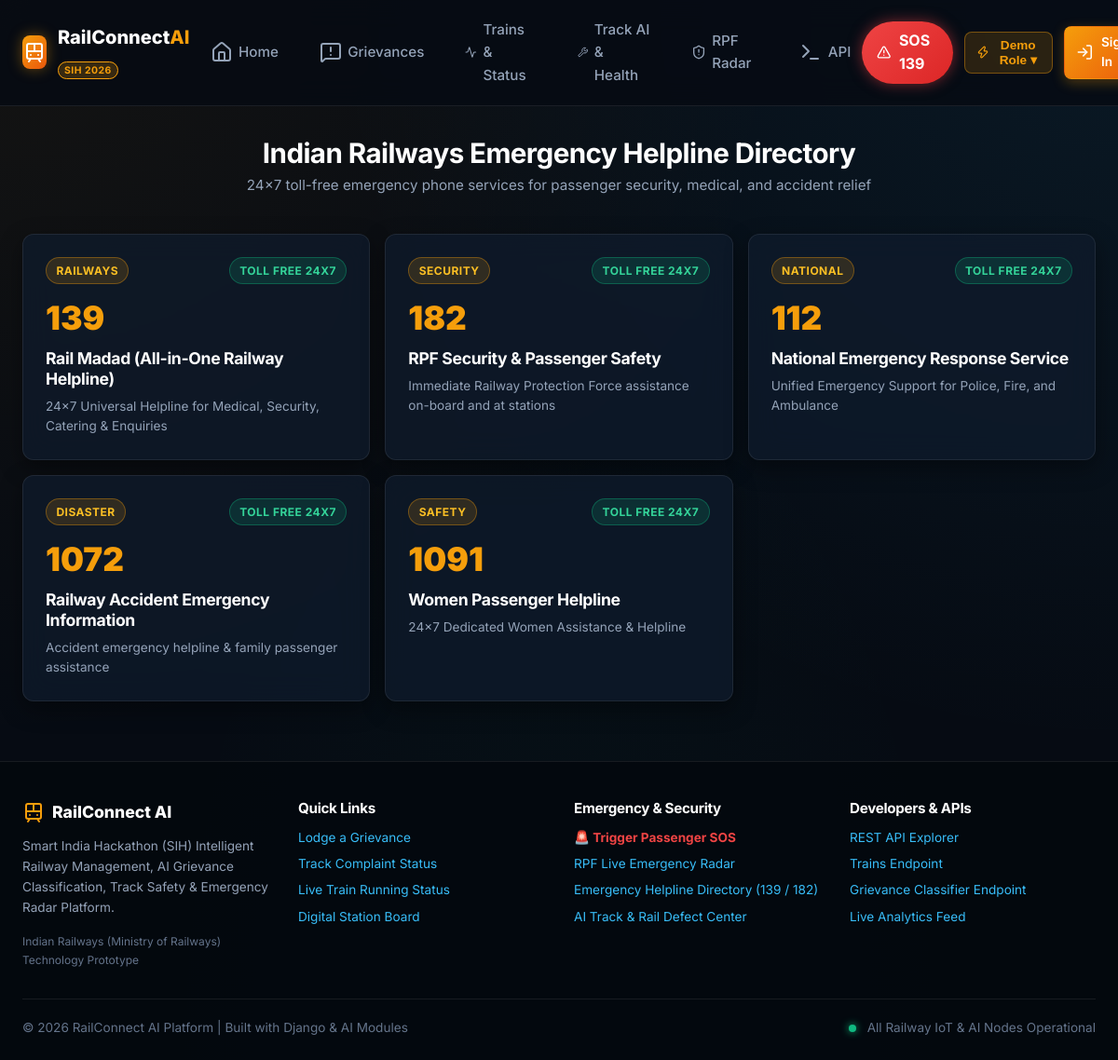
Screenshot of /emergency/helplines/ with the database file from the repository.
### apps/emergency/models.py (models this page shows, shortened)
class EmergencyHelpline(models.Model):
    title = models.CharField(max_length=100)
    number = models.CharField(max_length=50)
    category = models.CharField(max_length=50, default="Railways")
    description = models.CharField(max_length=200, blank=True)
    is_toll_free = models.BooleanField(default=True)

### apps/emergency/views.py (the view)
# urls.py: path('helplines/', views.helpline_directory_view, name='helplines'),
def helpline_directory_view(request):
    helplines = EmergencyHelpline.objects.all()
    return render(request, 'emergency/helpline_directory.html', {'helplines': helplines})

### templates/emergency/helpline_directory.html (shortened to what this page needs)
{% extends 'base.html' %}
{% block content %}
<div class="container" style="padding-top: 2rem; padding-bottom: 4rem;">
    <div style="text-align: center; margin-bottom: 2.5rem;">
        <h1 style="font-size: 1.85rem; margin-bottom: 0.25rem;">Indian Railways Emergency Helpline Directory</h1>
        <p style="color: var(--text-muted); font-size: 0.95rem;">24x7 toll-free emergency phone services for passenger security, medical, and accident relief</p>
    </div>
    <div class="grid gap-4" style="grid-template-columns: repeat(auto-fit, minmax(320px, 1fr));">
        {% for h in helplines %}
            <div class="card">
                <div class="flex justify-between items-center" style="margin-bottom: 0.5rem;">
                    <span class="badge badge-warning">{{ h.category }}</span>
                    {% if h.is_toll_free %}
                        <span class="badge badge-success">Toll Free 24x7</span>
                    {% endif %}
                </div>
                <div style="font-size: 2.2rem; font-weight: 900; color: var(--primary); margin-bottom: 0.25rem;">
                    {{ h.number }}
                </div>
                <h3 style="font-size: 1.1rem; color: #fff; margin-bottom: 0.5rem;">{{ h.title }}</h3>
                <p style="color: var(--text-muted); font-size: 0.85rem;">{{ h.description }}</p>
            </div>
        {% endfor %}
    </div>
</div>
{% endblock %}

### static/css/style.css (style rules this page uses)
:root { --bg-main: #060b13; --bg-surface: #0c1626; --bg-card: rgba(15, 27, 45, 0.75); --bg-card-hover: rgba(22, 38, 62, 0.85); --bg-glass: rgba(255, 255, 255, 0.03); --border-subtle: rgba(255, 255, 255, 0.08); --border-accent: rgba(245, 158, 11, 0.4); --border-glow: rgba(56, 189, 248, 0.3); --primary: #f59e0b; --primary-hover: #d97706; --primary-light: rgba(245, 158, 11, 0.15); --secondary: #38bdf8; --secondary-hover: #0284c7; --secondary-light: rgba(56, 189, 248, 0.15); --accent-emerald: #10b981; --accent-ruby: #ef4444; --accent-purple: #a855f7; --text-main: #f1f5f9; --text-muted: #94a3b8; --text-subtle: #64748b; --font-sans: 'Inter', -apple-system, BlinkMacSystemFont, "Segoe UI", Roboto, sans-serif; --radius-sm: 8px; --radius-md: 12px; --radius-lg: 18px; --radius-full: 9999px; --shadow-sm: 0 2px 8px rgba(0, 0, 0, 0.3); --shadow-md: 0 8px 24px rgba(0, 0, 0, 0.4); --shadow-lg: 0 16px 40px rgba(0, 0, 0, 0.6); --shadow-glow: 0 0 25px rgba(245, 158, 11, 0.25); --shadow-ruby: 0 0 25px rgba(239, 68, 68, 0.35); --transition: all 0.25s cubic-bezier(0.4, 0, 0.2, 1); }
* { margin: 0; padding: 0; box-sizing: border-box; }
body { background-color: var(--bg-main); background-image: radial-gradient(at 0% 0%, rgba(245, 158, 11, 0.06) 0px, transparent 50%), radial-gradient(at 100% 0%, rgba(56, 189, 248, 0.08) 0px, transparent 50%), radial-gradient(at 50% 100%, rgba(16, 185, 129, 0.04) 0px, transparent 50%); background-attachment: fixed; color: var(--text-main); font-family: var(--font-sans); line-height: 1.6; min-height: 100vh; display: flex; flex-direction: column; }
h1, h2, h3, h4, h5, h6 { font-weight: 700; color: #ffffff; letter-spacing: -0.02em; line-height: 1.25; }
.container { max-width: 1280px; margin: 0 auto; padding: 0 1.5rem; width: 100%; }
.flex { display: flex; }
.items-center { align-items: center; }
.justify-between { justify-content: space-between; }
.gap-4 { gap: 1rem; }
.grid { display: grid; }
.card { background: var(--bg-card); backdrop-filter: blur(16px); -webkit-backdrop-filter: blur(16px); border: 1px solid var(--border-subtle); border-radius: var(--radius-md); padding: 1.5rem; box-shadow: var(--shadow-md); transition: var(--transition); }
.badge { display: inline-flex; align-items: center; gap: 0.35rem; padding: 0.25rem 0.65rem; border-radius: var(--radius-full); font-size: 0.75rem; font-weight: 700; text-transform: uppercase; letter-spacing: 0.04em; }
.badge-high, .badge-warning { background: rgba(245, 158, 11, 0.15); color: #fbbf24; border: 1px solid rgba(245, 158, 11, 0.35); }
.badge-low, .badge-success { background: rgba(16, 185, 129, 0.15); color: #34d399; border: 1px solid rgba(16, 185, 129, 0.35); }

### rows the page displays
EmergencyHelpline: category "RAILWAYS", is_toll_free "TOLL FREE 24X7", number "139", title "Rail Madad (All-in-One Railway Helpline)", description "24x7 Universal Helpline for Medical, Security, Catering & Enquiries"
EmergencyHelpline: category "SECURITY", is_toll_free "TOLL FREE 24X7", number "182", title "RPF Security & Passenger Safety", description "Immediate Railway Protection Force assistance on-board and at stations"
EmergencyHelpline: category "NATIONAL", is_toll_free "TOLL FREE 24X7", number "112", title "National Emergency Response Service", description "Unified Emergency Support for Police, Fire, and Ambulance"
EmergencyHelpline: category "DISASTER", is_toll_free "TOLL FREE 24X7", number "1072", title "Railway Accident Emergency Information", description "Accident emergency helpline & family passenger assistance"
EmergencyHelpline: category "SAFETY", is_toll_free "TOLL FREE 24X7", number "1091", title "Women Passenger Helpline", description "24x7 Dedicated Women Assistance & Helpline"
